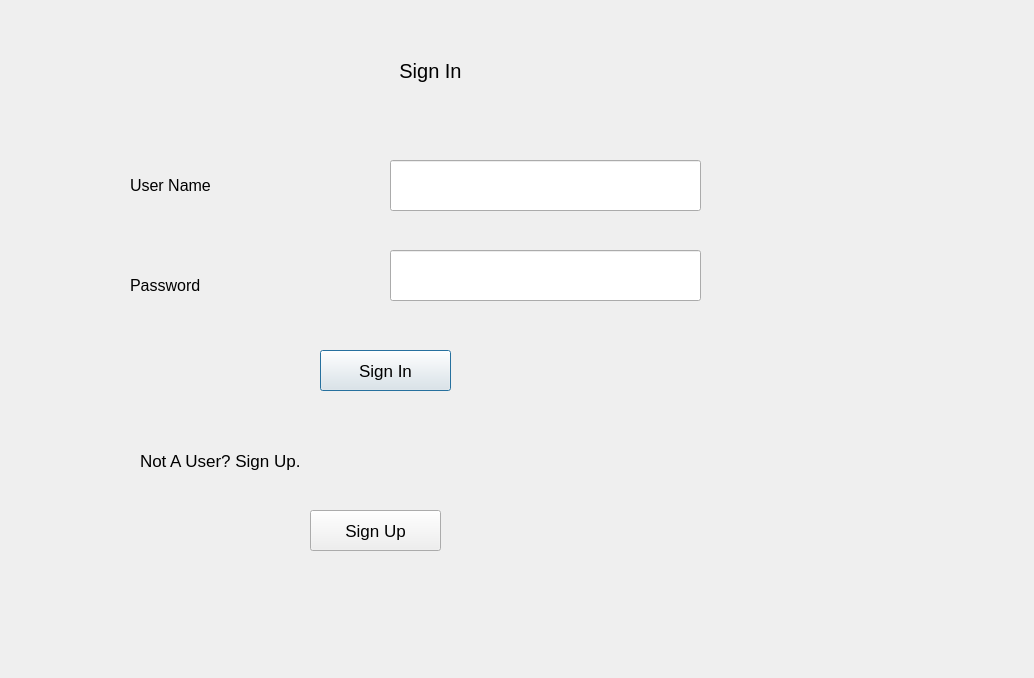
<?xml version="1.0" encoding="UTF-8"?>
<ui version="4.0">
 <class>Dialsignin</class>
 <widget class="QDialog" name="Dialsignin">
  <property name="geometry">
   <rect>
    <x>0</x>
    <y>0</y>
    <width>1034</width>
    <height>678</height>
   </rect>
  </property>
  <property name="windowTitle">
   <string>Dialog</string>
  </property>
  <widget class="QLabel" name="label">
   <property name="geometry">
    <rect>
     <x>260</x>
     <y>30</y>
     <width>341</width>
     <height>81</height>
    </rect>
   </property>
   <property name="font">
    <font>
     <pointsize>15</pointsize>
    </font>
   </property>
   <property name="text">
    <string>Sign In</string>
   </property>
   <property name="alignment">
    <set>Qt::AlignCenter</set>
   </property>
  </widget>
  <widget class="QLabel" name="label_2">
   <property name="geometry">
    <rect>
     <x>130</x>
     <y>160</y>
     <width>191</width>
     <height>51</height>
    </rect>
   </property>
   <property name="font">
    <font>
     <pointsize>12</pointsize>
    </font>
   </property>
   <property name="text">
    <string>User Name</string>
   </property>
  </widget>
  <widget class="QLineEdit" name="lineEdit">
   <property name="geometry">
    <rect>
     <x>390</x>
     <y>160</y>
     <width>311</width>
     <height>51</height>
    </rect>
   </property>
  </widget>
  <widget class="QLabel" name="label_3">
   <property name="geometry">
    <rect>
     <x>130</x>
     <y>260</y>
     <width>191</width>
     <height>51</height>
    </rect>
   </property>
   <property name="font">
    <font>
     <pointsize>12</pointsize>
    </font>
   </property>
   <property name="text">
    <string>Password</string>
   </property>
  </widget>
  <widget class="QLineEdit" name="lineEdit_2">
   <property name="geometry">
    <rect>
     <x>390</x>
     <y>250</y>
     <width>311</width>
     <height>51</height>
    </rect>
   </property>
  </widget>
  <widget class="QPushButton" name="pushButton">
   <property name="geometry">
    <rect>
     <x>320</x>
     <y>350</y>
     <width>131</width>
     <height>41</height>
    </rect>
   </property>
   <property name="font">
    <font>
     <pointsize>13</pointsize>
    </font>
   </property>
   <property name="text">
    <string>Sign In</string>
   </property>
  </widget>
  <widget class="QLabel" name="label_4">
   <property name="geometry">
    <rect>
     <x>140</x>
     <y>440</y>
     <width>371</width>
     <height>41</height>
    </rect>
   </property>
   <property name="font">
    <font>
     <pointsize>13</pointsize>
    </font>
   </property>
   <property name="text">
    <string>Not A User? Sign Up.</string>
   </property>
  </widget>
  <widget class="QPushButton" name="pushButton_2">
   <property name="geometry">
    <rect>
     <x>310</x>
     <y>510</y>
     <width>131</width>
     <height>41</height>
    </rect>
   </property>
   <property name="font">
    <font>
     <pointsize>13</pointsize>
    </font>
   </property>
   <property name="text">
    <string>Sign Up</string>
   </property>
  </widget>
 </widget>
 <resources/>
 <connections/>
</ui>
